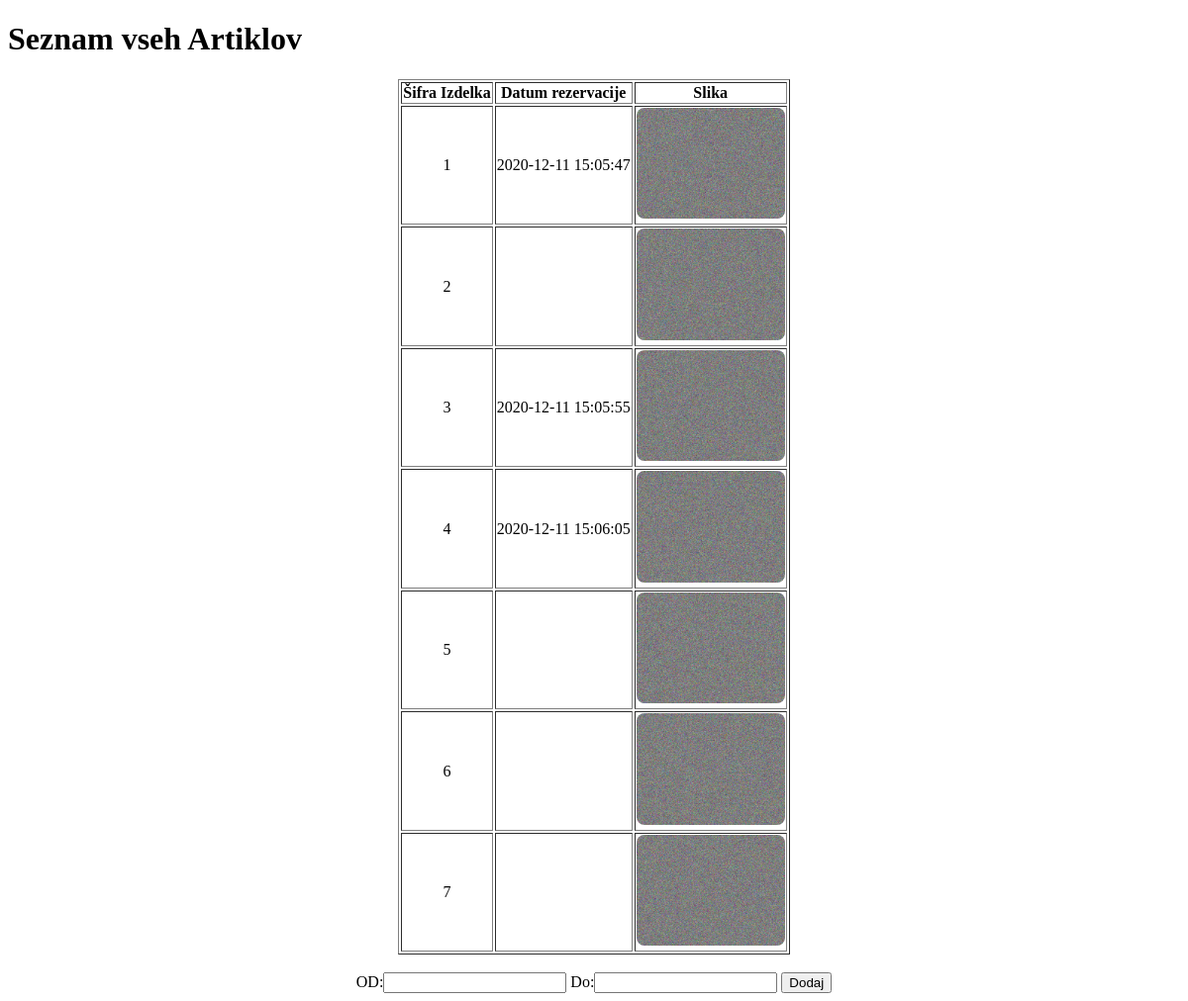
Page /admin/index.php on the earlier database version.
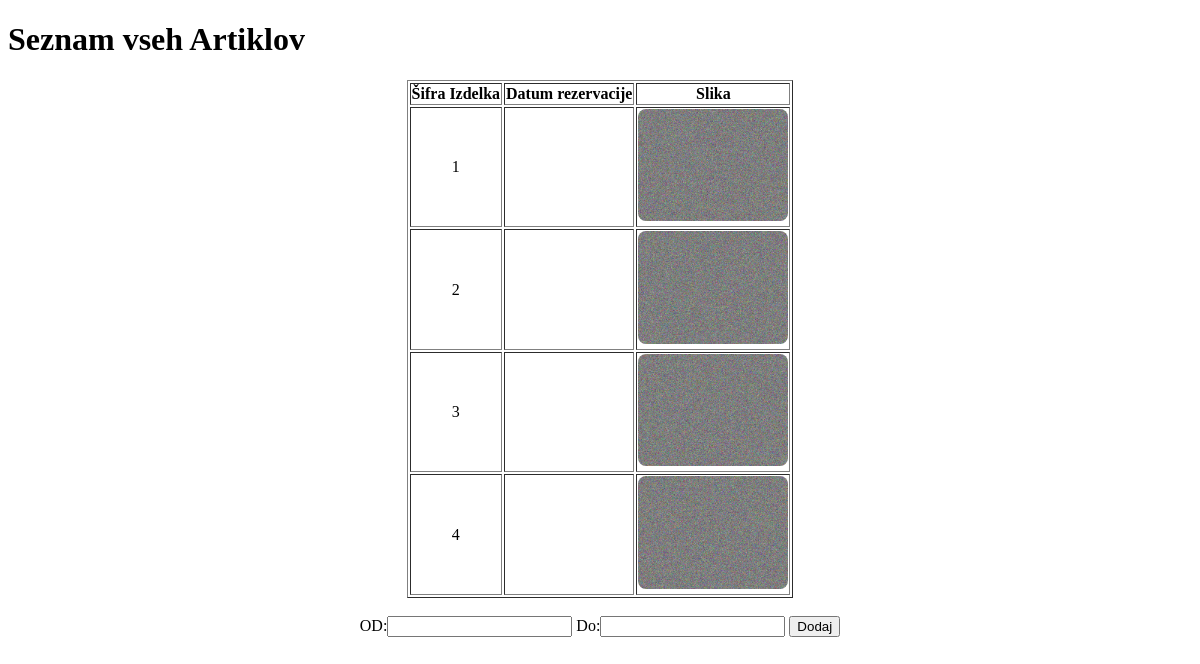
Same page on the later database version.
### tables this page shows
CREATE TABLE `RezervacijaArtikel` (
  `ID_rezervacija` int(11) NOT NULL,
  `IDArtikel` int(11) NOT NULL,
  `TelefonskaStevilka` varchar(15) NOT NULL,
  `DatumRezervacije` timestamp NOT NULL DEFAULT current_timestamp(),
  `JePrevzet` int(1) NOT NULL
);

CREATE TABLE `ArtikelArtikel` (
  `ID` int(11) NOT NULL,
  `DatumVpisa` timestamp NOT NULL DEFAULT current_timestamp()
);

### admin/index.php (the view, shortened to what this page needs)
<!doctype html>
<html lang="sl">
<head>
</head>
<body>
    <h1>Seznam vseh Artiklov</h1>
    <center>
        <table border="1">
            <tr>
                <th>Šifra Izdelka</th><th>Datum rezervacije</th><Th>Slika</Th>
            </tr>
             <?php
                include "../db.php";
                $sql = "SELECT `ID`, DatumRezervacije FROM `ArtikelArtikel` LEFT JOIN RezervacijaArtikel on RezervacijaArtikel.IDArtikel=ArtikelArtikel.ID WHERE 1 ";
                $result = $conn->query($sql);
                if ($result->num_rows > 0) {
                  while($row = $result->fetch_assoc()) {
                    echo "<tr>";
                    echo "\t<td>" . $row["ID"] . "</td><td>" . $row["DatumRezervacije"] . "</td><td>" . "<a href=\"../slikeArtikel/" . sprintf("%04s",$row["ID"]) . ".jpg\"><img src=\"../slikeArtikel/" . sprintf("%04s",$row["ID"])  . ".jpg\"></a>" . "</td>";
                    echo "</tr>";
                  }
                } else {
                  echo "0 results";
                }
            ?>
        </table>
        <br>
        <form method="GET">
            <label for="Od">OD:</label><input type="number" name="Od">
            <label for="Do">Do:</label><input type="number" name="Do">
            <input type="submit" value="Dodaj">
        </form>
    </center>
</body>
</html>

### admin/index.php (style rules this page uses)
img { width: 150px; border-radius: 8px; }
td { text-align: center; vertical-align: top; vertical-align: middle; }

Differences in the rows shown:
removed rezervacijaartikel: IDArtikel.ID "1", DatumRezervacije "2020-12-11 15:05:47"
removed rezervacijaartikel: IDArtikel.ID "3", DatumRezervacije "2020-12-11 15:05:55"
removed rezervacijaartikel: IDArtikel.ID "4", DatumRezervacije "2020-12-11 15:06:05"
removed artikelartikel: ID "5", shows a picture
removed artikelartikel: ID "6", shows a picture
removed artikelartikel: ID "7", shows a picture
now on this page (row edited): artikelartikel: ID "1"
now on this page (row edited): artikelartikel: ID "3"
now on this page (row edited): artikelartikel: ID "4"
